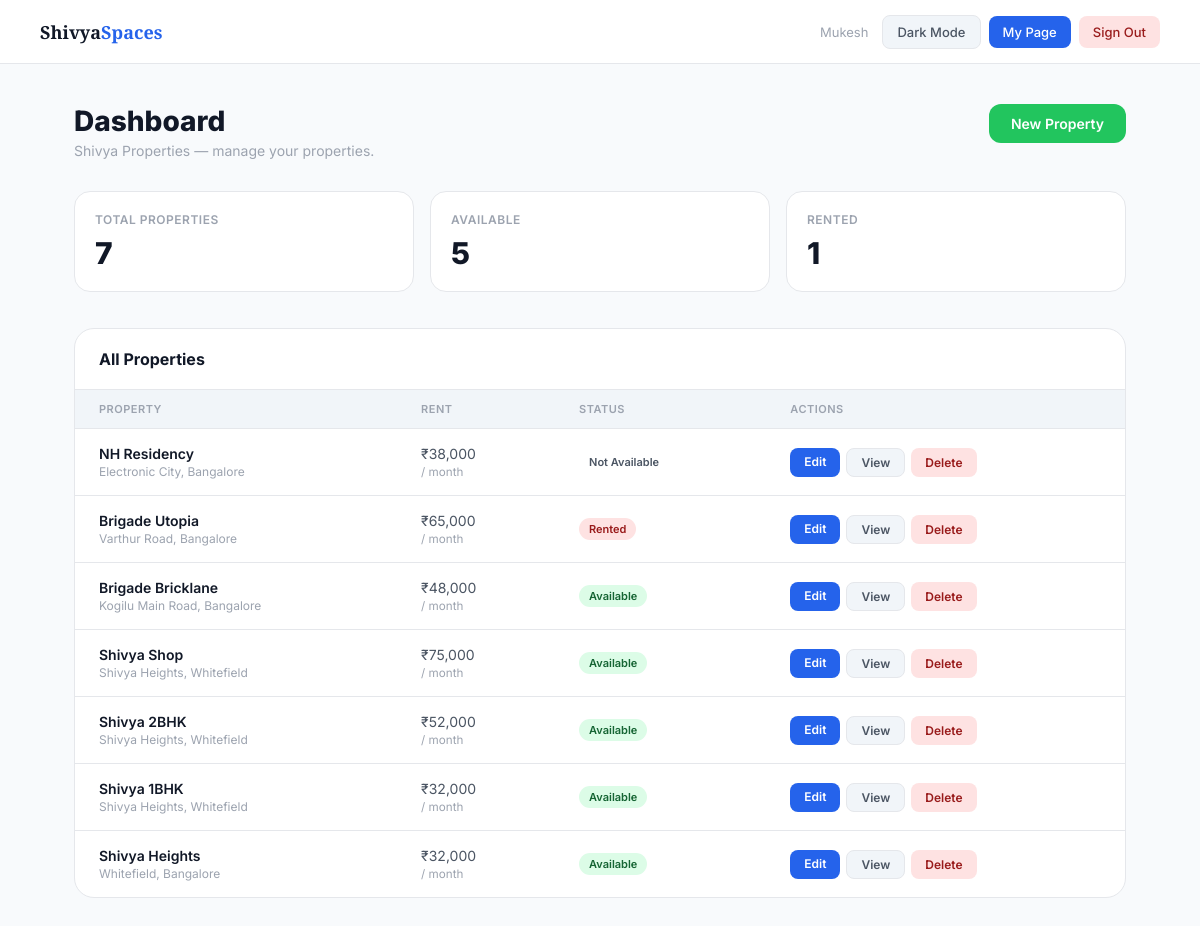
/dashboard (signed in), run on the app's committed database.
### tables this page shows
CREATE TABLE owners (
    id INTEGER PRIMARY KEY AUTOINCREMENT,
    name TEXT NOT NULL,
    email TEXT UNIQUE NOT NULL,
    password TEXT NOT NULL,
    phone TEXT,
    slug TEXT UNIQUE NOT NULL,
    brand_name TEXT NOT NULL,
    is_active INTEGER DEFAULT 1,
    created_at TIMESTAMP DEFAULT CURRENT_TIMESTAMP
, username TEXT);

CREATE TABLE properties (
    id INTEGER PRIMARY KEY AUTOINCREMENT,
    owner_id INTEGER NOT NULL,
    title TEXT,
    location TEXT,
    rent TEXT,
    status TEXT,
    beds INTEGER,
    baths INTEGER,
    sqft INTEGER,
    image TEXT,
    property_type TEXT,
    security_deposit TEXT,
    facing TEXT,
    maintenance TEXT,
    floor TEXT,
    built TEXT,
    description TEXT,
    amenities TEXT,
    gallery_images TEXT,
    is_complex INTEGER DEFAULT 0,
    parent_id INTEGER DEFAULT NULL,
    FOREIGN KEY (owner_id) REFERENCES owners(id)
);

### app.py (the view)
@app.route("/dashboard")
@login_required
def dashboard():
    conn = get_db()
    owner = conn.execute(
        "SELECT * FROM owners WHERE id=? AND is_active=1",
        (session["owner_id"],)
    ).fetchone()
    if not owner:
        conn.close()
        session.clear()
        flash("Your account is no longer active.", "danger")
        return redirect(url_for("login"))
    session["brand_name"] = owner["brand_name"]
    session["owner_slug"] = owner["slug"]
    session["owner_name"] = owner["name"]
    properties = [parse_property(r) for r in conn.execute(
        "SELECT * FROM properties WHERE owner_id=? ORDER BY id DESC",
        (session["owner_id"],)
    ).fetchall()]
    enquiries = {}
    for row in conn.execute(
        "SELECT property_id, COUNT(*) as cnt FROM enquiries WHERE property_id IN "
        "(SELECT id FROM properties WHERE owner_id=?) GROUP BY property_id",
        (session["owner_id"],)
    ).fetchall():
        enquiries[row["property_id"]] = row["cnt"]
    conn.close()
    resp = make_response(render_template("dashboard.html",
                           properties=properties,
                           enquiries=enquiries,
                           owner_name=session["owner_name"],
                           brand_name=session["brand_name"],
                           owner_slug=session["owner_slug"]))
    resp.headers["Cache-Control"] = "no-store, no-cache, must-revalidate, max-age=0"
    resp.headers["Pragma"]        = "no-cache"
    resp.headers["Expires"]       = "0"
    return resp

### app.py (called while the page is built)
def get_db():
    conn = sqlite3.connect("properties.db", timeout=10)
    conn.row_factory = sqlite3.Row
    conn.execute("PRAGMA journal_mode=WAL")
    conn.execute("PRAGMA foreign_keys=ON")
    return conn

def parse_property(row):
    if row is None:
        return None
    p = dict(row)
    p["amenities"]      = json.loads(p["amenities"])      if p["amenities"]      else []
    p["gallery_images"] = json.loads(p["gallery_images"]) if p["gallery_images"] else []
    return p

def login_required(f):
    @wraps(f)
    def decorated(*args, **kwargs):
        if "owner_id" not in session:
            flash("Please log in to access that page.", "warning")
            return redirect(url_for("login"))
        return f(*args, **kwargs)
    return decorated

### templates/dashboard.html (shortened to what this page needs)
<!doctype html>
<html lang="en">
  <head>
  </head>
  <body>
    <div class="topbar">
      <a href="/" class="topbar-logo">Shivya<span>Spaces</span></a>
      <div class="topbar-right">
        <span class="owner-name">{{ owner_name }}</span>
        <button class="nav-btn theme-toggle" onclick="toggleTheme()">
        </button>
        <a href="/{{ owner_slug }}" class="nav-btn mypage">My Page</a>
        <a href="/logout" class="nav-btn signout">Sign Out</a>
      </div>
    </div>
    <div class="content">
      <div class="page-header">
        <div>
          <h1>Dashboard</h1>
          <p>{{ brand_name }} — manage your properties.</p>
        </div>
        <a href="/create" class="btn-create">New Property</a>
      </div>
      <div class="stats">
        <div class="stat-card">
          <p class="stat-label">Total Properties</p>
          <p class="stat-value">{{ properties | length }}</p>
        </div>
        <div class="stat-card">
          <p class="stat-label">Available</p>
          <p class="stat-value">
            {{ properties | selectattr('status','equalto','Available') | list |
            length }}
          </p>
        </div>
        <div class="stat-card">
          <p class="stat-label">Rented</p>
          <p class="stat-value">
            {{ properties | selectattr('status','equalto','Rented') | list |
            length }}
          </p>
        </div>
      </div>
      <div class="table-card">
        <div class="table-header"><h2>All Properties</h2></div>
        <table>
          <thead>
            <tr>
              <th>Property</th>
              <th>Rent</th>
              <th>Status</th>
              <th>Actions</th>
            </tr>
          </thead>
          <tbody>
            {% for prop in properties %}
            <tr>
              <td>
                <p class="prop-title">{{ prop.title }}</p>
                <p class="prop-location">{{ prop.location }}</p>
              </td>
              <td>
                {{ prop.rent }}<br /><small style="color: var(--text3)"
                  >/ month</small
                >
              </td>
              <td>
                <span
                  class="status-badge status-{{ prop.status | replace(' ','') }}"
                  >{{ prop.status }}</span
                >
              </td>
              <td>
                <div class="action-links">
                  <a href="/edit/{{ prop.id }}" class="btn-edit">Edit</a>
                  <a
                    href="/{{ owner_slug }}/property/{{ prop.id }}"
                    class="btn-view"
                    >View</a
                  >
                  <button
                    class="btn-delete"
                    onclick="openDeleteModal('{{ prop.id }}', '{{ prop.title }}')"
                  >
                    Delete
                  </button>
                </div>
              </td>
            </tr>
            {% endfor %}
          </tbody>
        </table>
      </div>
    </div>
  </body>
</html>

### templates/dashboard.html (style rules this page uses)
* { margin: 0; padding: 0; box-sizing: border-box; }
:root { --bg: #f8fafc; --bg2: #ffffff; --bg3: #f1f5f9; --border: #e5e7eb; --text: #111827; --text2: #4b5563; --text3: #9ca3af; --accent: #2563eb; --accent-hover: #1d4ed8; --green-bg: #dcfce7; --green-fg: #166534; --red-bg: #fee2e2; --red-fg: #991b1b; --yellow-bg: #fef9c3; --yellow-fg: #854d0e; --blue-bg: #eff6ff; --blue-fg: #2563eb; }
body { font-family: "Inter", sans-serif; background: var(--bg); color: var(--text); min-height: 100vh; transition: background 0.25s, color 0.25s; }
.topbar { background: var(--bg2); border-bottom: 1px solid var(--border); padding: 0 40px; height: 64px; display: flex; align-items: center; justify-content: space-between; position: sticky; top: 0; z-index: 99; transition: background 0.25s, border-color 0.25s; }
.topbar-logo { font-family: "Playfair Display", serif; font-size: 18px; font-weight: 700; color: var(--text); text-decoration: none; }
.topbar-logo span { color: var(--accent); }
.topbar-right { display: flex; align-items: center; gap: 8px; }
.owner-name { font-size: 13px; color: var(--text3); padding: 0 6px; }
.nav-btn { font-size: 13px; font-weight: 500; color: var(--text2); text-decoration: none; padding: 8px 14px; border-radius: 8px; border: none; background: none; cursor: pointer; font-family: "Inter", sans-serif; transition: all 0.18s; white-space: nowrap; }
.nav-btn.theme-toggle { border: 1px solid var(--border); background: var(--bg3); }
.nav-btn.mypage { background: var(--accent); color: white; }
.nav-btn.signout { background: var(--red-bg); color: var(--red-fg); }
.content { max-width: 1100px; margin: 40px auto; padding: 0 24px 60px; }
.page-header { display: flex; align-items: flex-start; justify-content: space-between; margin-bottom: 32px; flex-wrap: wrap; gap: 16px; }
.page-header h1 { font-size: 28px; font-weight: 800; margin-bottom: 4px; }
.page-header p { font-size: 14px; color: var(--text3); }
.btn-create { display: inline-flex; align-items: center; gap: 6px; background: #22c55e; color: white; text-decoration: none; padding: 11px 22px; border-radius: 12px; font-size: 14px; font-weight: 600; transition: background 0.18s; white-space: nowrap; }
.stats { display: grid; grid-template-columns: repeat(3, 1fr); gap: 16px; margin-bottom: 36px; }
.stat-card { background: var(--bg2); border: 1px solid var(--border); border-radius: 16px; padding: 20px; transition: background 0.25s, border-color 0.25s; }
.stat-label { font-size: 12px; color: var(--text3); font-weight: 600; text-transform: uppercase; letter-spacing: 0.5px; margin-bottom: 8px; }
.stat-value { font-size: 30px; font-weight: 800; color: var(--text); }
.table-card { background: var(--bg2); border: 1px solid var(--border); border-radius: 20px; overflow: hidden; margin-bottom: 40px; transition: background 0.25s, border-color 0.25s; }
.table-header { padding: 20px 24px; border-bottom: 1px solid var(--border); }
.table-header h2 { font-size: 16px; font-weight: 700; }
table { width: 100%; border-collapse: collapse; }
thead th { text-align: left; padding: 12px 24px; font-size: 11px; font-weight: 600; color: var(--text3); text-transform: uppercase; letter-spacing: 0.5px; background: var(--bg3); border-bottom: 1px solid var(--border); }
tbody tr { border-bottom: 1px solid var(--border); transition: background 0.15s; }
tbody tr:last-child { border-bottom: none; }
tbody td { padding: 16px 24px; font-size: 14px; color: var(--text2); vertical-align: middle; }
.prop-title { font-weight: 600; color: var(--text); }
.prop-location { font-size: 12px; color: var(--text3); margin-top: 2px; }
.status-badge { display: inline-block; padding: 4px 10px; border-radius: 999px; font-size: 11px; font-weight: 600; }
.status-Available { background: var(--green-bg); color: var(--green-fg); }
.status-Rented { background: var(--red-bg); color: var(--red-fg); }
.action-links { display: flex; gap: 6px; flex-wrap: wrap; }
.btn-edit { font-size: 12px; font-weight: 600; padding: 6px 14px; border-radius: 8px; text-decoration: none; background: var(--accent); color: white; }
.btn-view { font-size: 12px; font-weight: 600; padding: 6px 14px; border-radius: 8px; text-decoration: none; background: var(--bg3); color: var(--text2); border: 1px solid var(--border); }
.btn-delete { font-size: 12px; font-weight: 600; padding: 6px 14px; border-radius: 8px; border: none; background: var(--red-bg); color: var(--red-fg); cursor: pointer; font-family: "Inter", sans-serif; }

### data on the page
owners: name "Mukesh", brand_name "Shivya Properties"
properties: title "NH Residency", location "Electronic City, Bangalore", rent "₹38,000", status "Not Available"
properties: title "Brigade Utopia", location "Varthur Road, Bangalore", rent "₹65,000", status "Rented"
properties: title "Brigade Bricklane", location "Kogilu Main Road, Bangalore", rent "₹48,000", status "Available"
properties: title "Shivya Shop", location "Shivya Heights, Whitefield", rent "₹75,000", status "Available"
properties: title "Shivya 2BHK", location "Shivya Heights, Whitefield", rent "₹52,000", status "Available"
properties: title "Shivya 1BHK", location "Shivya Heights, Whitefield", rent "₹32,000", status "Available"
properties: title "Shivya Heights", location "Whitefield, Bangalore", rent "₹32,000", status "Available"

### other printed values
{{ properties | length }} "7"
